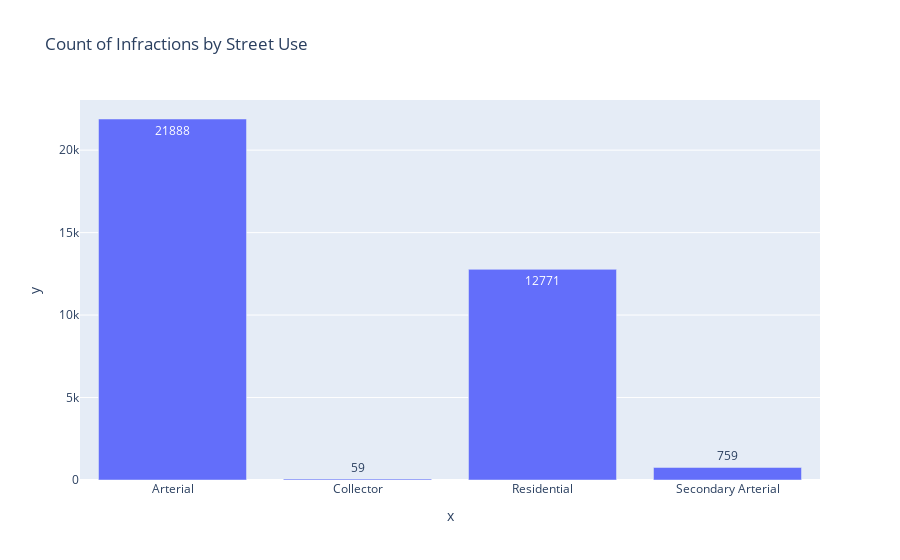

Notebook source saved alongside this figure:
### Code cell
fig = px.bar(x=agg_date_street_use.index,
             y=agg_date_street_use.iloc[:,0],title='Count of Infractions by Street Use',
             text=agg_date_street_use.iloc[:,0])
fig.show()

### Figure 1 — Plotly figure (JSON) as saved in the notebook; plotly's stock layout.template omitted (floating-point values rounded to 4 significant figures)
{"data": [{"alignmentgroup": "True", "hovertemplate": "x=%{x}<br>y=%{y}<br>text=%{text}<extra></extra>", "legendgroup": "", "marker": {"color": "#636efa"}, "name": "", "offsetgroup": "", "orientation": "v", "showlegend": false, "text": [21888, 59, 12771, 759], "textposition": "auto", "type": "bar", "x": ["Arterial", "Collector", "Residential", "Secondary Arterial"], "xaxis": "x", "y": [21888, 59, 12771, 759], "yaxis": "y"}], "layout": {"barmode": "relative", "legend": {"tracegroupgap": 0}, "title": {"text": "Count of Infractions by Street Use"}, "xaxis": {"anchor": "y", "domain": [0, 1], "title": {"text": "x"}}, "yaxis": {"anchor": "x", "domain": [0, 1], "title": {"text": "y"}}}}
